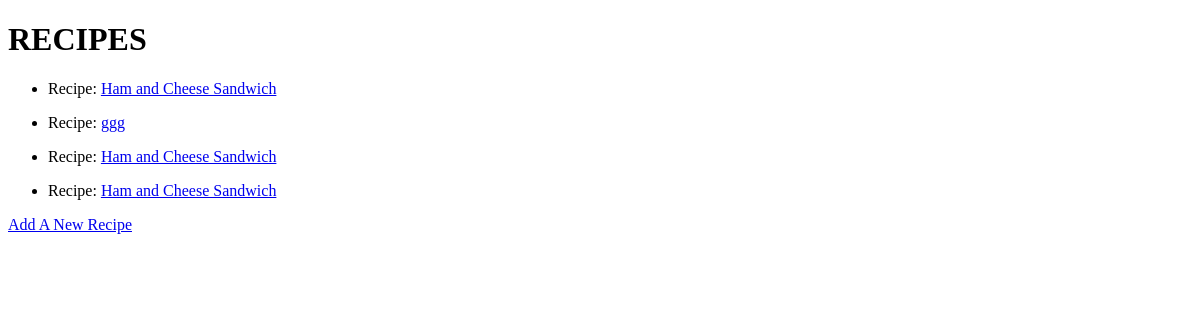
/recipe/, run on an earlier commit of the app's database.
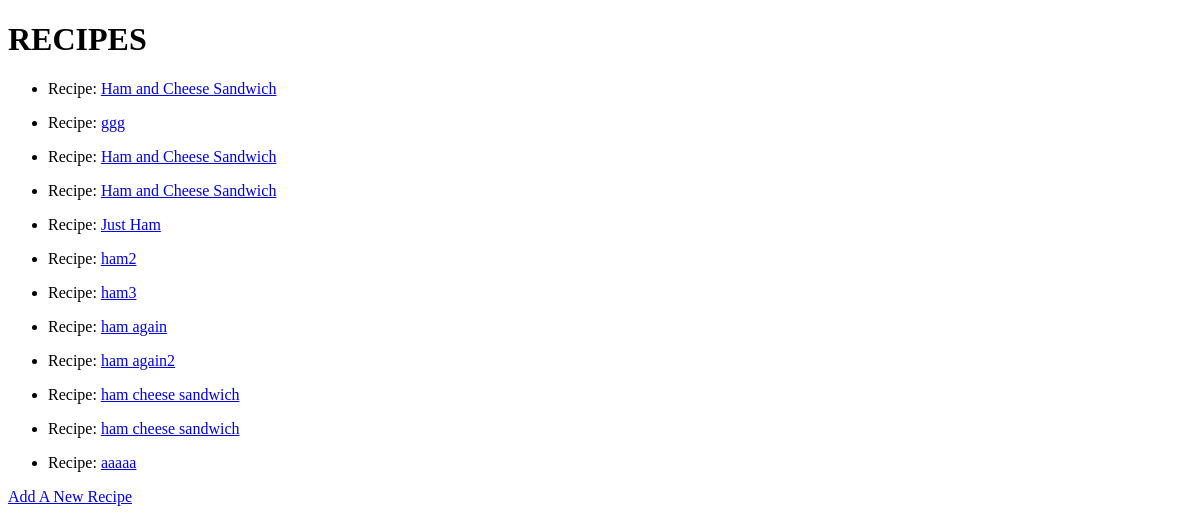
And on a later commit of the database.
### recipebox/models/general.py (models this page shows, shortened)
class Recipe(db.Model):
    __tablename__ = "recipe"
    id = db.Column(db.Integer, primary_key=True)
    name = db.Column(db.String(30), nullable=False)
    picture = db.Column(db.String(150), nullable=False)
    ingredients = db.relationship('RecipeIngredient', backref="recipe_object", lazy=True)

### recipebox/general/recipes.py (the view)
@general_bp.route('/recipe/')
def recipe():
    selected_recipes = Recipe.query.all()
    return render_template('recipe_browse.html', browse_items=selected_recipes)

### recipebox/general/templates/recipe_browse.html
{% extends "browse.html" %}
{% block browse_title %}RECIPES{% endblock %}
{% block browse_entry %}
    <ul id="{{ item.name }}">
      <li>
        <span class="field-name">Recipe:</span>
        <span class="field-value"><a href="{{ url_for('general_bp.recipe_view', id=item.id) }}">{{ item.name }}</a></span>
      </li>
    </ul>
{% endblock %}
{% block browse_new %}
<a href="{{ url_for('general_bp.recipe_new') }}">Add A New Recipe</a>
{% endblock %}

### recipebox/templates/browse.html
{% extends "base.html" %}
{% block content %}
<div class="container">
  <h1>{% block browse_title %}{% endblock %}</h1>
  {% for item in browse_items %}
    {% block browse_entry scoped %}{% endblock %}
  {% endfor %}
  {% block browse_new %}{% endblock %}
</div>
{% endblock %}

### recipebox/templates/base.html (shortened to what this page needs)
<!DOCTYPE html>
<html lang="en" dir="ltr">
  <head>
  </head>
  <body>
    {% block content %}{% endblock %}
  </body>
</html>

What changed in the data, as far as the page shows it:
added Recipe: name "Just Ham"
added Recipe: name "ham2"
added Recipe: name "ham3"
added Recipe: name "ham again"
added Recipe: name "ham again2"
added Recipe: name "ham cheese sandwich"
added Recipe: name "ham cheese sandwich"
added Recipe: name "aaaaa"
